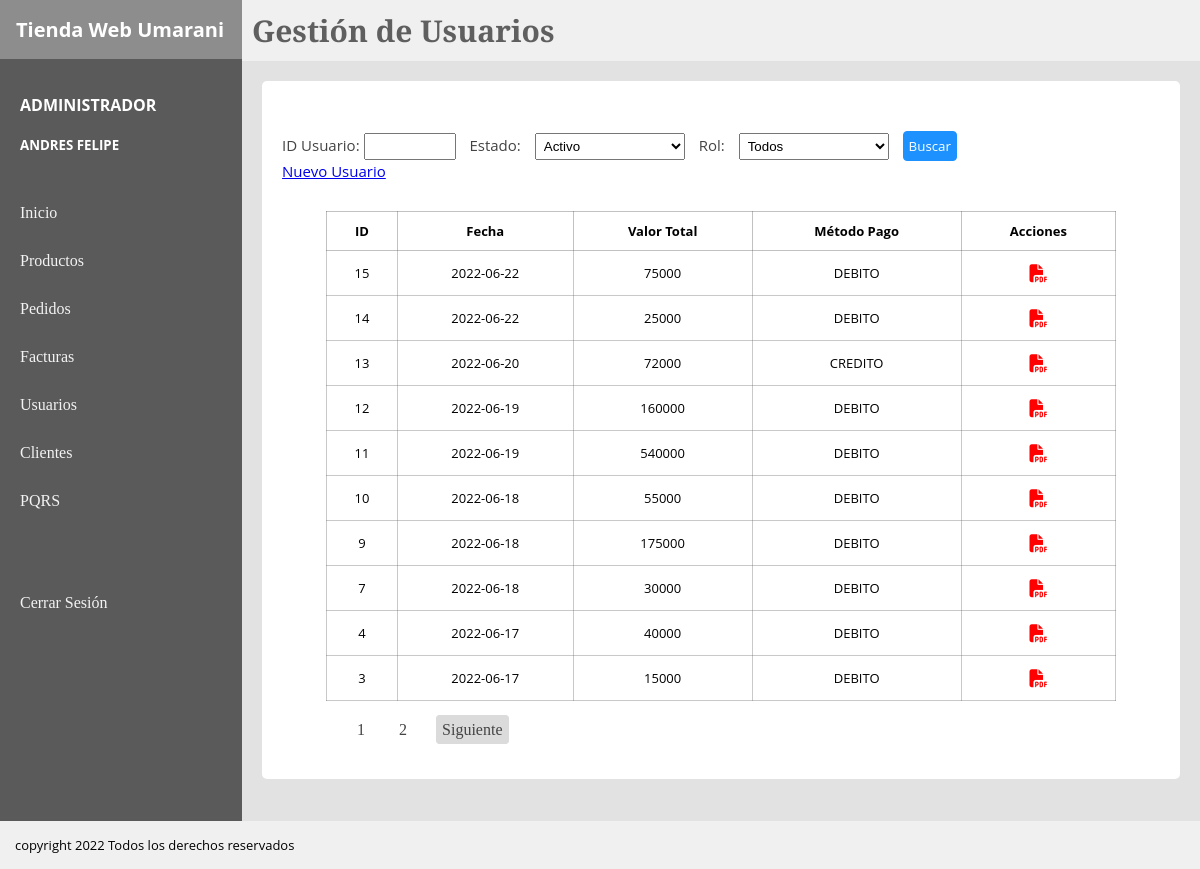
Before: /view/facturas.php?pagina=1 (signed in) with the older database file.
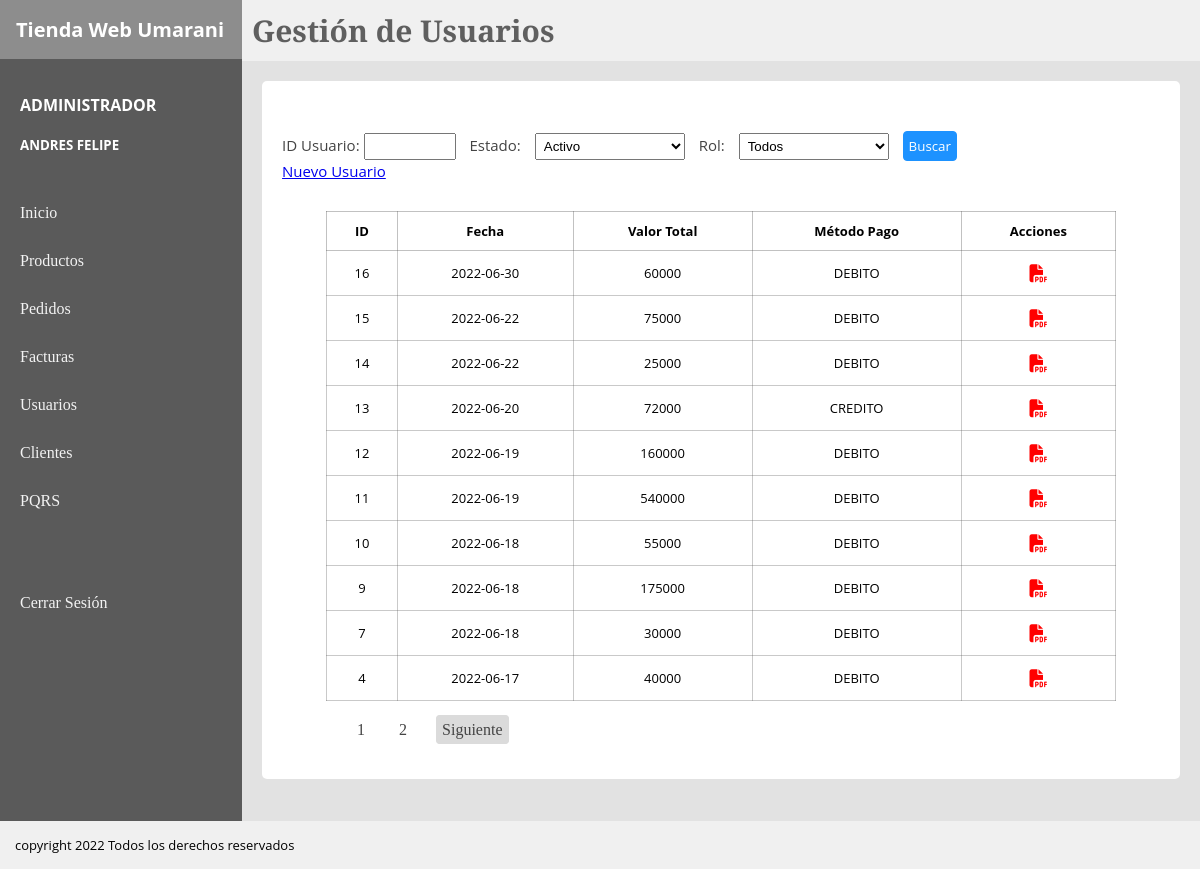
After: the same page with the newer database file.
### tables this page shows
CREATE TABLE `factura` (
  `facturaId` int(11) NOT NULL AUTO_INCREMENT,
  `facturaFecha` date NOT NULL,
  `facturaCostoTotal` int(11) NOT NULL,
  `facturaClienteDoc` varchar(50) NOT NULL,
  `factura_tipoPagoId` int(11) NOT NULL,
  `facturaClienteId` int(11) NOT NULL,
  `facturaClienteDireccion` varchar(250) NOT NULL,
  `facturaImpuestoId` int(11) NOT NULL,
  PRIMARY KEY (`facturaId`),
  KEY `fk_facturaClienteDoc` (`facturaClienteId`),
  KEY `fk_factura_tipoPagoId` (`factura_tipoPagoId`),
  KEY `impuestoId` (`facturaImpuestoId`),
  CONSTRAINT `fk_facturaClienteDoc` FOREIGN KEY (`facturaClienteId`) REFERENCES `cliente` (`clienteId`),
  CONSTRAINT `fk_factura_tipoPagoId` FOREIGN KEY (`factura_tipoPagoId`) REFERENCES `tipopago` (`tipoPagoId`)
);

CREATE TABLE `tipopago` (
  `tipoPagoId` int(11) NOT NULL,
  `tipoPagoNombre` varchar(30) NOT NULL,
  PRIMARY KEY (`tipoPagoId`)
);

### Controller/mostrarFacturas.php (called while the page is built)
<?php
require_once('../Model/M_facturas.php');
$fact1 = new Factura();
$regFacturas = $fact1->verFacturas();
$resultado = mysqli_query($conexionFactura,"SELECT COUNT(*) AS cantidad FROM factura")
or die("problemas en el select" . mysqli_error($conexionFactura));
$res = mysqli_fetch_array($resultado);
$cantidad = $res['cantidad'];
?>

### Model/M_facturas.php (called while the page is built, shortened)
<?php
    class Factura {
            private $fact;
        public function __construct()
        {
            $this->fact = new mysqli('localhost','root','','proyecto');
        }
        public function verFacturas(){
            $cantidad = $this->fact->query("SELECT COUNT(*) as cantidad FROM factura");
            $registrosxpagina = 10;
            $inicio = ($_GET['pagina']-1)*$registrosxpagina;
            $query = $this->fact->query("SELECT * FROM factura
            JOIN tipopago
            ON tipoPagoId = factura_tipoPagoId
            ORDER BY facturaId DESC
            LIMIT $inicio,$registrosxpagina");
            $retorno = [];
            $i = 0;
            while($fila = $query->fetch_assoc()) {
                $retorno[$i] = $fila;
                $i++;
            }
            return $retorno;
        }
    }
?>

### View/facturas.php (the view, shortened to what this page needs)
<?php
    require_once("../Controller/mostrarFacturas.php");
    $paginas = $cantidad/10;
    $paginas = ceil($paginas);
?>
<!DOCTYPE html>
<html lang="en">
<head>
</head>
<body>
<link rel="stylesheet" href="../CSS/tiendaEstilos.css">
    <div class="padre">
        <div class="board">
            <div class="titulo">
                <h1>Tienda Web Umarani</h1>
            </div>
            <div class="usuario">
                <h4><?php echo "$_SESSION[rol] "; ?></h4>
                <h5><?php echo "$_SESSION[nombre] $_SESSION[apellido] "; ?></h5>
            </div>
            <nav class="secciones">
                <a href="#">Inicio</a>
                <a href="../View/Productos.php?pagina=1">Productos</a>
                <a href="../View/pedidos.php?pagina=1">Pedidos</a>
                <a href="../view/facturas.php?pagina=1">Facturas</a>
                <?php if($_SESSION['rol'] == 'ADMINISTRADOR')  { ?>
                <a href="../View/Usuarios.php?pagina=1">Usuarios</a>
                <a href="../View/adminClientes.php?pagina=1">Clientes</a> <?php } ?>
                <a href="../View/PQRS.php?pagina=1">PQRS</a> <br><br><br>
                <a href="../Controller/cerrarSesion.php">Cerrar Sesión</a>
            </nav>
        </div>
        <div class="content">
        <header class="header">
            <h1>Gestión de Usuarios</h1>
        </header>
        <section class="section">
            <div class="container">
                <div class="filtros" >
                    <form action="">
                        <label for="id">ID Usuario: </label>
                        <input name="id" type="text" class="idpedido">
                        <label for=""> Estado: </label>
                        <select name="" id="">Estado
                            <option value="">Activo</option>
                        </select>
                        <label for=""> Rol: </label>
                        <select name="" id="">Estado
                            <option value="">Todos</option>
                        </select>
                        <input class="searchButton" type="button" value="Buscar">
                    </form>
                    <a href="../View/nuevoUsuario.php">Nuevo Usuario</a>
                </div>
                <table>
                    <tr>
                        <th>ID</th>
                        <th>Fecha</th>
                        <th>Valor Total</th>
                        <th>Método Pago</th>
                        <th>Acciones</th>
                    </tr>
                     <?php
                        foreach($regFacturas as $row){
                     ?>
                    <tr class="información" >
                        <td> <?php echo $row['facturaId']   ?> </td>
                        <td> <?php echo $row['facturaFecha']   ?></td>
                        <td> <?php echo $row['facturaCostoTotal']   ?></td>
                        <td> <?php echo $row['tipoPagoNombre']   ?></td>
                        <td>
                            <a on class="cancel" href="../Controller/ImprimirFactura.php?factId=<?php echo "$row[facturaId]" ?>"><i class="fas fa-file-pdf"></i></a>
                        </td>
                        <?php
                        }
                     ?>
                </table>
                <nav class="paginacion">
                <?php for($i=0; $i < $paginas; $i++){
                  ?> <a href="../view/facturas.php?pagina=<?php echo"$i"+1 ?>"><?php echo "$i"+1;  ?> </a>
                <?php  } ?>
                <a class="prev-next" <?php if($_GET['pagina']>=$paginas ){ ?> hidden <?php }else{ echo ""; } ?> href="../view/facturas.php?pagina=<?php echo "$_GET[pagina]"+1; ?>"> Siguiente</a>
                </nav>
            </div>
        </section>
        </div>
    </div>
    <footer class="footer">
        <p>copyright 2022 Todos los derechos reservados</p>
    </footer>
</body>
</html>

Changed rows visible on the page:
no longer on this page (row unchanged): factura: facturaId "3", facturaFecha "2022-06-17", facturaCostoTotal "15000", factura_tipoPagoId.tipoPagoNombre "DEBITO"
added factura: facturaId "16", facturaFecha "2022-06-30", facturaCostoTotal "60000", factura_tipoPagoId.tipoPagoNombre "DEBITO"
